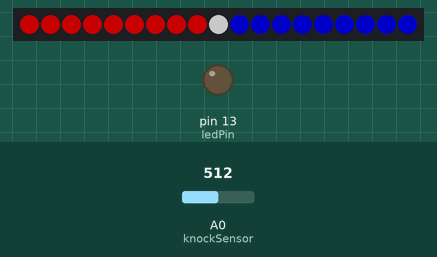
This sketch was run on a simulated Arduino Uno, built with avr-gcc and run on an emulated ATmega328P. Parts: 19 RGB LEDs in strip order, left to right, output pins drawn as LEDs (lit = HIGH). The test bench sets the inputs (shaded band); at power-on: A0 (knockSensor) = 512. Dim RGB values are drawn brighter than linear.

Above: at 3.8 s.
3.9 s: A0 (knockSensor) set to 54
10.5 s: A0 (knockSensor) set to 45
At 13.1 s:
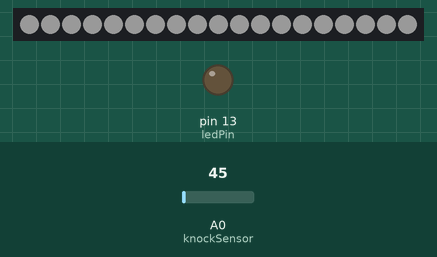
14.4 s: A0 (knockSensor) set to 122
At 14.85 s:
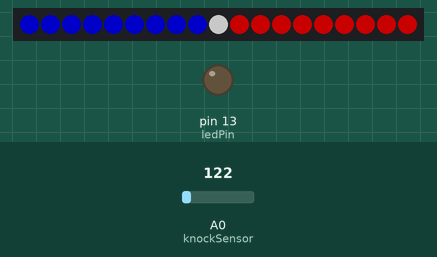

The sketch:

goal.ino
```cpp
#include <Adafruit_NeoPixel.h>
#ifdef __AVR__
#include <avr/power.h> // Required for 16 MHz Adafruit Trinket
#endif

// Define digital pin for LED Signal
#define LED_PIN 8

// Number of LEDs in series
#define LED_COUNT 19

// Declare our NeoPixel strip object:
Adafruit_NeoPixel strip(LED_COUNT, LED_PIN, NEO_GRB + NEO_KHZ800);

const int ledPin = 13;      // LED connected to digital pin 13
const int knockSensor = A0; // the piezo is connected to analog pin 0
const int threshold = 50;   // threshold value to decide when the detected sound is a knock or not
int sensorReading = 0;      // variablet to store knock sensor reading

void setup()
{
// These lines are specifically to support the Adafruit Trinket 5V 16 MHz.
// Any other board, you can remove this part (but no harm leaving it):
#if defined(__AVR_ATtiny85__) && (F_CPU == 16000000)
  clock_prescale_set(clock_div_1);
#endif
  // END of Trinket-specific code.

  pinMode(ledPin, OUTPUT); // declare the ledPin as as OUTPUT
  strip.begin();           // INITIALIZE NeoPixel strip object (REQUIRED)
  strip.show();            // Turn OFF all pixels ASAP
  strip.setBrightness(30); // Set BRIGHTNESS
}

void loop()
{
  // put your main code here, to run repeatedly:
  // read the sensor and store it in the variable sensorReading:
  sensorReading = analogRead(knockSensor);
  Serial.println(sensorReading);

  // if the sensor reading is greater than the threshold alaternate LEDs between red and blue five times
  if (sensorReading >= threshold)
  {
    strip.setBrightness(100);
    for (int i = 0; i < 5; i++)
    {
      for (int i = 0; i < 9; i++)
      {
        strip.setPixelColor(i, 255, 0, 0);
      };
      for (int i = 10; i < 20; i++)
      {
        strip.setPixelColor(i, 0, 0, 255);
      }
      strip.show();
      delay(300);
      for (int i = 0; i < 5; i++)
      {
        for (int i = 0; i < 9; i++)
        {
          strip.setPixelColor(i, 0, 0, 255);
        };
        for (int i = 10; i < 20; i++)
        {
          strip.setPixelColor(i, 255, 0, 0);
        }
      }
      strip.show();
      delay(300);
    };
    // reset LEDs to a dim white rest state
    strip.setBrightness(25);

    for (int i = 0; i < 20; i++)
    {
      strip.setPixelColor(i, 255, 255, 255);
    }
    strip.show();
  }
}
```

Measured:
- the behaviour switches between 50 and 49 on A0 (knockSensor) (found by bisection; images 0 and 1)
- after the input at 14.4 s, the LEDs: first change at once (image 2 shows a later state)
